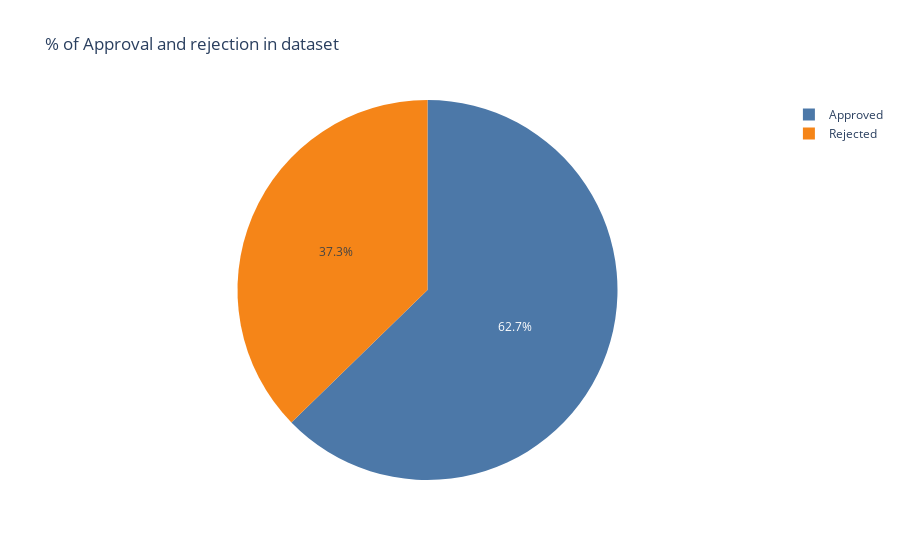

Source (notebook cell):
### Code cell
px.pie(df, values='loan_id', names ='loan_status', title  ='% of Approval and rejection in dataset', color_discrete_sequence = px.colors.qualitative.T10)

### Figure 1 — Plotly figure (JSON) as saved in the notebook; plotly's stock layout.template omitted (floating-point values rounded to 4 significant figures; data arrays with more than 128 entries replaced by an {"elided": "..."} marker saying what was removed)
{"data": [{"domain": {"x": [0, 1], "y": [0, 1]}, "hovertemplate": "loan_status=%{label}<br>loan_id=%{value}<extra></extra>", "labels": {"elided": "4269 str values"}, "legendgroup": "", "name": "", "showlegend": true, "type": "pie", "values": {"elided": "4269 int values"}}], "layout": {"legend": {"tracegroupgap": 0}, "piecolorway": ["#4C78A8", "#F58518", "#E45756", "#72B7B2", "#54A24B", "#EECA3B", "#B279A2", "#FF9DA6", "#9D755D", "#BAB0AC"], "title": {"text": "% of Approval and rejection in dataset"}}}
